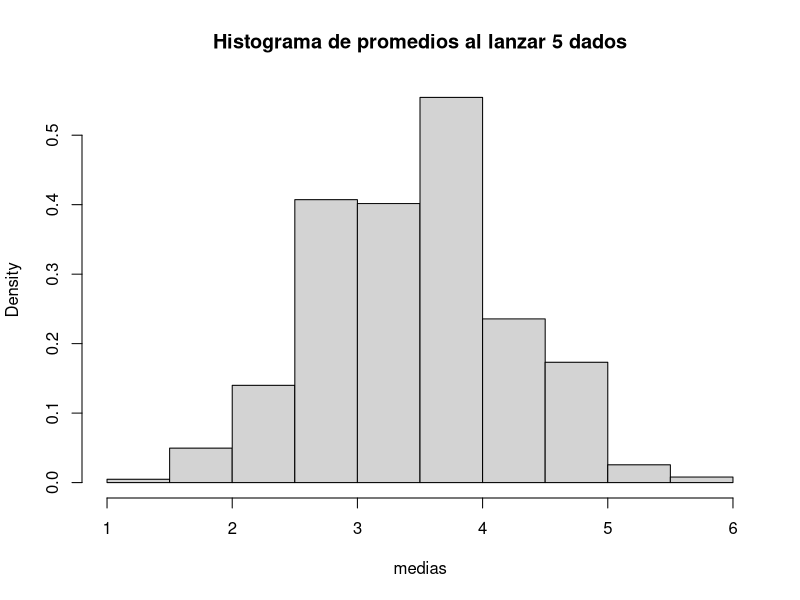
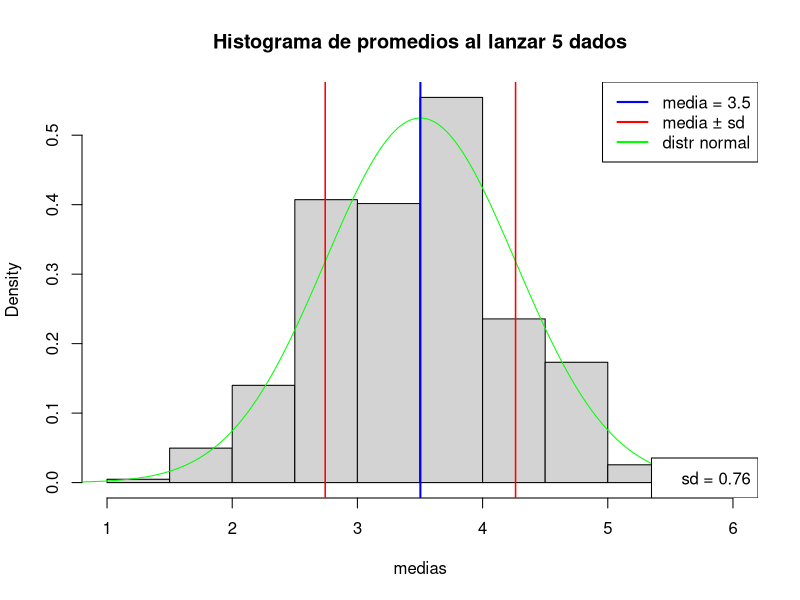
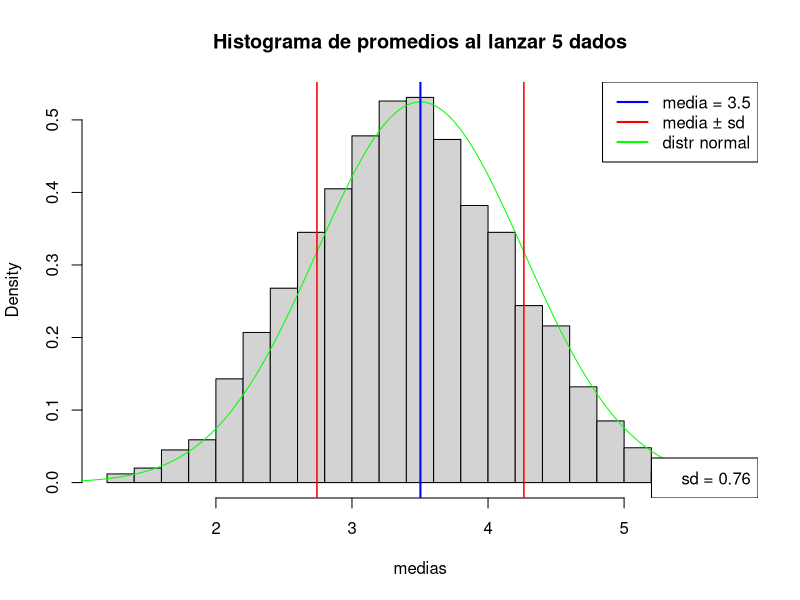
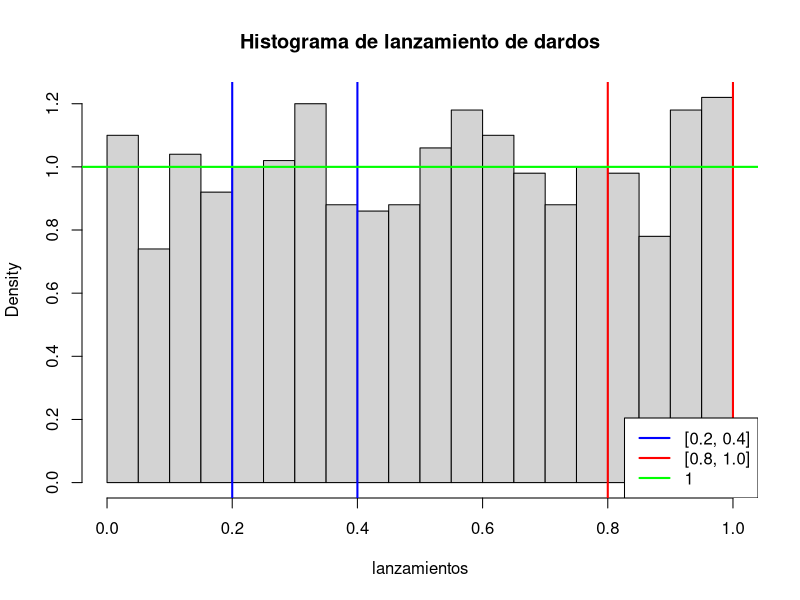

Source code (R) for these figures, in order:
## ---- chunk 1
set.seed(1234)
suma_cinco_dados = function(n){
    d1 = sample(1:6, size=n, replace=T)
    d2 = sample(1:6, size=n, replace=T)
    d3 = sample(1:6, size=n, replace=T)
    d4 = sample(1:6, size=n, replace=T)
    d5 = sample(1:6, size=n, replace=T)
    return(d1+d2+d3+d4+d5)
}

# Metemos los resultados en este vector
medias = suma_cinco_dados(n=5000)/5
## ---- chunk 2
hist(medias, freq = F, main = 'Histograma de promedios al lanzar 5 dados')
## ---- chunk 3
# Calculamos la media y la desviación estandar
media = mean(medias)
s = sd(medias)

cat('Media: ', media, '\n')
cat('Desvación estandar: ', s, '\n')
## ---- chunk 4
histograma = function(presicion = 10){
    
    # Creamos un histograma con las medias, con la presicion
    #   deseada
    hist(medias, freq = F, breaks = presicion, main = 'Histograma de promedios al lanzar 5 dados')
    
    # Línea de distribución normal
    x = seq(0,7,0.01)
    lines(x, dnorm(x, mean = media, sd=s), col='green')
    
    #líneas verticales y leyenda
    abline(v = media, col = 'blue', lwd = 2)
    abline(v = media + s, col = 'red', lwd = 1.5)
    abline(v = media - s, col = 'red', lwd = 1.5)
    legend('topright',
           legend = c(
               'media = 3.5',
               'media ± sd',
               'distr normal'
           ),
           lwd = 2,
           col=c(
               'blue',
               'red',
               'green'
           )
    )
    legend('bottomright',
           legend = 'sd = 0.76',
    )
    
}
## ---- chunk 5
histograma()
## ---- chunk 6
histograma(20)
## ---- chunk 7
# Generar 1000 lanzamientos de dardos
set.seed(1234)  
lanzamientos = runif(1000, min = 0, max = 1) 
## ---- chunk 8
# Frecuencia relativa de [0.2, 0.4]
frecuencia_central = sum(lanzamientos >= 0.2 & lanzamientos <= 0.4) / 1000

# Resultados
cat("Frecuencia relativa en [0.2, 0.4]:", frecuencia_central, "\n")
## ---- chunk 9
# Frecuencia relativa de [0.8, 1.0]
frecuencia_borde = sum(lanzamientos >= 0.8 & lanzamientos <= 1) / 1000


cat("Frecuencia relativa en [0.8, 1.0]:", frecuencia_borde, "\n")
## ---- chunk 10

hist(lanzamientos, freq = F, main = 'Histograma de lanzamiento de dardos', breaks = 20)
abline(v = 0.2, col='blue', lwd = 2)
abline(v = 0.4, col='blue', lwd = 2)
abline(v = 0.8, col='red', lwd = 2)
abline(v = 1, col='red', lwd = 2)
abline(h = 1, col='green', lwd = 2)

legend('bottomright',
       legend = c(
           '[0.2, 0.4]',
           '[0.8, 1.0]',
           '1'
       ),
       lwd = 2,
       col=c(
           'blue',
           'red',
           'green'
       )
)

